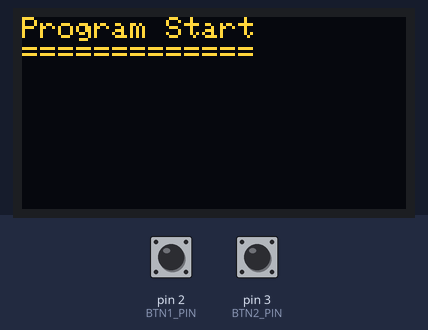
Simulated run of this program. Board: Arduino Nano, built with avr-gcc and run on an emulated ATmega328P. Parts: 128×64 one-colour display. The inputs (shaded band) are chosen by the test bench; at power-on: pin 2 (BTN1_PIN) HIGH, pin 3 (BTN2_PIN) HIGH. The OLED is the two-colour kind (top 16 rows yellow).

Above: at 1.2 s.
1.3 s: pin 2 (BTN1_PIN) pulled LOW for 0.15 s
At 1.9 s:
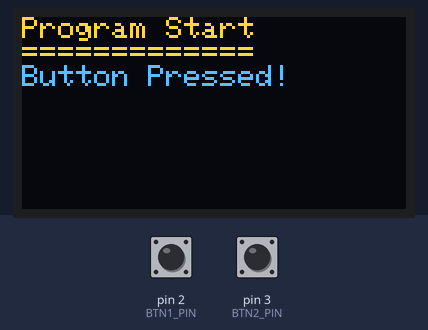
2.9 s: pin 3 (BTN2_PIN) pulled LOW for 0.15 s
At 4.1 s:
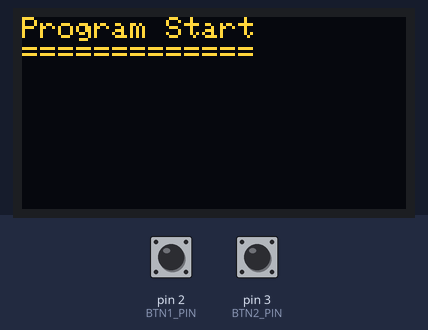
4.5 s: pin 2 (BTN1_PIN) pulled LOW for 1 s
At 5.5 s:
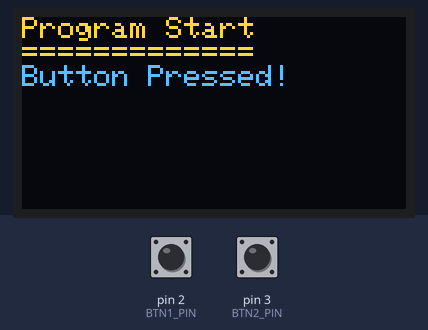
7.0 s: pin 3 (BTN2_PIN) pulled LOW for 1 s
At 7.5 s:
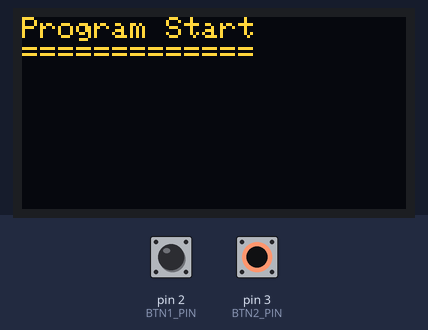
9.5 s: pin 2 (BTN1_PIN) pulled LOW for 3.2 s
At 10.5 s:
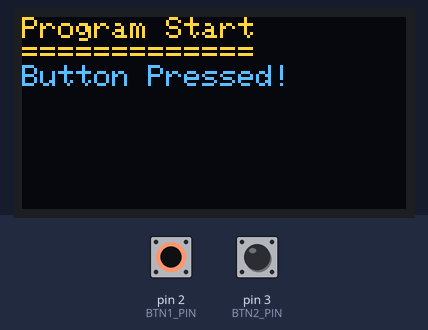
Timing chart, 0 to 12.5 s (numbered marks = the images above; inputs shaded):
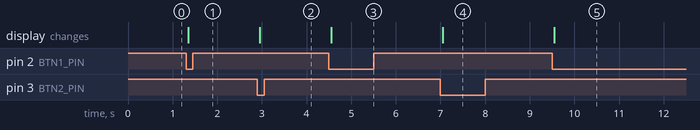

The program:

main.cpp
```cpp
#include <Adafruit_GFX.h>
#include <Adafruit_SSD1306.h>
#include <Arduino.h>
#include <Wire.h>

const int SCREEN_WIDTH = 128;
const int SCREEN_HEIGHT = 64;
const int OLED_RESET = -1;
const uint8_t SCREEN_ADDRESS = 0x3C;

// Buttons on D2 and D3 pin
const int BTN1_PIN = 2;
const int BTN2_PIN = 3;

int btn1LastState = HIGH;
int btn2LastState = HIGH;

Adafruit_SSD1306 display(SCREEN_WIDTH, SCREEN_HEIGHT, &Wire, OLED_RESET);

void setup() {
  Serial.begin(9600);
  pinMode(BTN1_PIN, INPUT_PULLUP);
  pinMode(BTN2_PIN, INPUT_PULLUP);

  if (!display.begin(SSD1306_SWITCHCAPVCC, SCREEN_ADDRESS)) {
    Serial.println("SSD1306 allocation failed!");
    while (true)
      ;
  }

  display.clearDisplay();
  display.setTextColor(SSD1306_WHITE);
  display.println("Program Start");
  display.println("=============");
  display.display();
}

void loop() {
  int btn1State = digitalRead(BTN1_PIN);
  int btn2State = digitalRead(BTN2_PIN);

  if (btn1State == LOW && btn1LastState == HIGH) {
    delay(20);
    if (digitalRead(BTN1_PIN) == LOW) {
      display.println("Button Pressed!");
      display.display();
    }
  }

  if (btn2State == LOW && btn2LastState == HIGH) {
    delay(20);
    if (digitalRead(BTN2_PIN) == LOW) {
      display.clearDisplay();
      display.setCursor(0, 0);
      display.println("Program Start");
      display.println("=============");
      display.display();
    }
  }

  btn1LastState = btn1State;
  btn2LastState = btn2State;
}
```

Measured:
- after the input at 1.3 s, the display: changes after 0.05 s (image 1)
- after the input at 2.9 s, the display: changes after 0.05 s (image 2)
- after the input at 4.5 s, the display: changes after 0.05 s (image 3)
- after the input at 7.0 s, the display: changes after 0.05 s (image 4)
- after the input at 9.5 s, the display: changes after 0.05 s (image 5)
